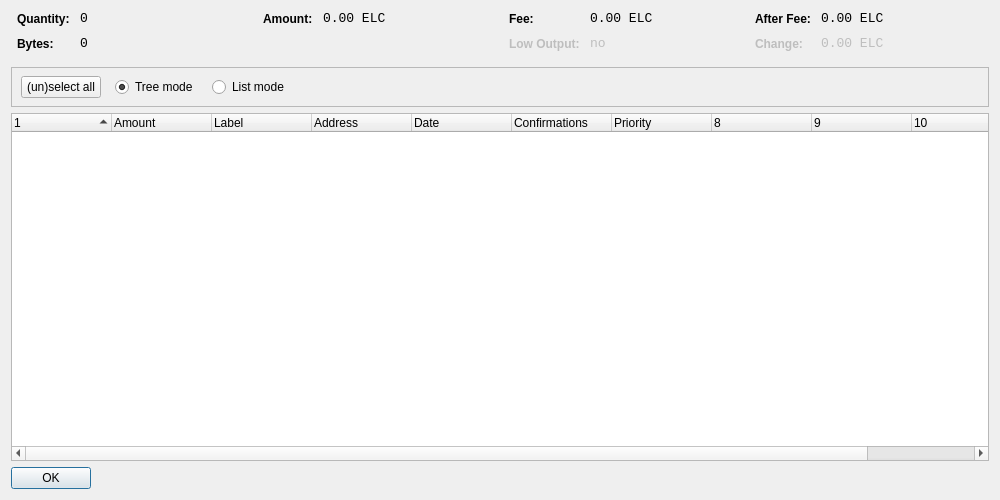
<?xml version="1.0" encoding="UTF-8"?>
<ui version="4.0">
 <class>CoinControlDialog</class>
 <widget class="QDialog" name="CoinControlDialog">
  <property name="geometry">
   <rect>
    <x>0</x>
    <y>0</y>
    <width>1000</width>
    <height>500</height>
   </rect>
  </property>
  <property name="windowTitle">
   <string>Coin Control</string>
  </property>
  <layout class="QVBoxLayout" name="verticalLayout">
   <item>
    <layout class="QHBoxLayout" name="horizontalLayoutTop" stretch="0,0,0,0">
     <property name="topMargin">
      <number>0</number>
     </property>
     <property name="bottomMargin">
      <number>10</number>
     </property>
     <item>
      <layout class="QFormLayout" name="formLayoutCoinControl1">
       <property name="horizontalSpacing">
        <number>10</number>
       </property>
       <property name="verticalSpacing">
        <number>10</number>
       </property>
       <property name="leftMargin">
        <number>6</number>
       </property>
       <property name="rightMargin">
        <number>6</number>
       </property>
       <item row="0" column="0">
        <widget class="QLabel" name="labelCoinControlQuantityText">
         <property name="styleSheet">
          <string notr="true">font-weight:bold;</string>
         </property>
         <property name="text">
          <string>Quantity:</string>
         </property>
        </widget>
       </item>
       <item row="0" column="1">
        <widget class="QLabel" name="labelCoinControlQuantity">
         <property name="font">
          <font>
           <family>Monospace</family>
           <pointsize>10</pointsize>
          </font>
         </property>
         <property name="cursor">
          <cursorShape>IBeamCursor</cursorShape>
         </property>
         <property name="contextMenuPolicy">
          <enum>Qt::ActionsContextMenu</enum>
         </property>
         <property name="text">
          <string notr="true">0</string>
         </property>
         <property name="textInteractionFlags">
          <set>Qt::LinksAccessibleByMouse|Qt::TextSelectableByKeyboard|Qt::TextSelectableByMouse</set>
         </property>
        </widget>
       </item>
       <item row="1" column="0">
        <widget class="QLabel" name="labelCoinControlBytesText">
         <property name="styleSheet">
          <string notr="true">font-weight:bold;</string>
         </property>
         <property name="text">
          <string>Bytes:</string>
         </property>
        </widget>
       </item>
       <item row="1" column="1">
        <widget class="QLabel" name="labelCoinControlBytes">
         <property name="font">
          <font>
           <family>Monospace</family>
           <pointsize>10</pointsize>
          </font>
         </property>
         <property name="cursor">
          <cursorShape>IBeamCursor</cursorShape>
         </property>
         <property name="contextMenuPolicy">
          <enum>Qt::ActionsContextMenu</enum>
         </property>
         <property name="text">
          <string notr="true">0</string>
         </property>
         <property name="textInteractionFlags">
          <set>Qt::LinksAccessibleByMouse|Qt::TextSelectableByKeyboard|Qt::TextSelectableByMouse</set>
         </property>
        </widget>
       </item>
      </layout>
     </item>
     <item>
      <layout class="QFormLayout" name="formLayoutCoinControl2">
       <property name="horizontalSpacing">
        <number>10</number>
       </property>
       <property name="verticalSpacing">
        <number>10</number>
       </property>
       <property name="leftMargin">
        <number>6</number>
       </property>
       <property name="rightMargin">
        <number>6</number>
       </property>
       <item row="0" column="0">
        <widget class="QLabel" name="labelCoinControlAmountText">
         <property name="styleSheet">
          <string notr="true">font-weight:bold;</string>
         </property>
         <property name="text">
          <string>Amount:</string>
         </property>
        </widget>
       </item>
       <item row="0" column="1">
        <widget class="QLabel" name="labelCoinControlAmount">
         <property name="font">
          <font>
           <family>Monospace</family>
           <pointsize>10</pointsize>
          </font>
         </property>
         <property name="cursor">
          <cursorShape>IBeamCursor</cursorShape>
         </property>
         <property name="contextMenuPolicy">
          <enum>Qt::ActionsContextMenu</enum>
         </property>
         <property name="text">
          <string notr="true">0.00 ELC</string>
         </property>
         <property name="textInteractionFlags">
          <set>Qt::LinksAccessibleByMouse|Qt::TextSelectableByKeyboard|Qt::TextSelectableByMouse</set>
         </property>
        </widget>
       </item>
      </layout>
     </item>
     <item>
      <layout class="QFormLayout" name="formLayoutCoinControl3">
       <property name="horizontalSpacing">
        <number>10</number>
       </property>
       <property name="verticalSpacing">
        <number>10</number>
       </property>
       <property name="leftMargin">
        <number>6</number>
       </property>
       <property name="rightMargin">
        <number>6</number>
       </property>
       <item row="0" column="0">
        <widget class="QLabel" name="labelCoinControlFeeText">
         <property name="styleSheet">
          <string notr="true">font-weight:bold;</string>
         </property>
         <property name="text">
          <string>Fee:</string>
         </property>
        </widget>
       </item>
       <item row="0" column="1">
        <widget class="QLabel" name="labelCoinControlFee">
         <property name="font">
          <font>
           <family>Monospace</family>
           <pointsize>10</pointsize>
          </font>
         </property>
         <property name="cursor">
          <cursorShape>IBeamCursor</cursorShape>
         </property>
         <property name="contextMenuPolicy">
          <enum>Qt::ActionsContextMenu</enum>
         </property>
         <property name="text">
          <string notr="true">0.00 ELC</string>
         </property>
         <property name="textInteractionFlags">
          <set>Qt::LinksAccessibleByMouse|Qt::TextSelectableByKeyboard|Qt::TextSelectableByMouse</set>
         </property>
        </widget>
       </item>
       <item row="1" column="0">
        <widget class="QLabel" name="labelCoinControlLowOutputText">
         <property name="enabled">
          <bool>false</bool>
         </property>
         <property name="styleSheet">
          <string notr="true">font-weight:bold;</string>
         </property>
         <property name="text">
          <string>Low Output:</string>
         </property>
        </widget>
       </item>
       <item row="1" column="1">
        <widget class="QLabel" name="labelCoinControlLowOutput">
         <property name="enabled">
          <bool>false</bool>
         </property>
         <property name="font">
          <font>
           <family>Monospace</family>
           <pointsize>10</pointsize>
          </font>
         </property>
         <property name="cursor">
          <cursorShape>IBeamCursor</cursorShape>
         </property>
         <property name="contextMenuPolicy">
          <enum>Qt::ActionsContextMenu</enum>
         </property>
         <property name="text">
          <string notr="true">no</string>
         </property>
         <property name="textInteractionFlags">
          <set>Qt::LinksAccessibleByMouse|Qt::TextSelectableByKeyboard|Qt::TextSelectableByMouse</set>
         </property>
        </widget>
       </item>
      </layout>
     </item>
     <item>
      <layout class="QFormLayout" name="formLayoutCoinControl4">
       <property name="horizontalSpacing">
        <number>10</number>
       </property>
       <property name="verticalSpacing">
        <number>10</number>
       </property>
       <property name="leftMargin">
        <number>6</number>
       </property>
       <property name="rightMargin">
        <number>6</number>
       </property>
       <item row="0" column="0">
        <widget class="QLabel" name="labelCoinControlAfterFeeText">
         <property name="styleSheet">
          <string notr="true">font-weight:bold;</string>
         </property>
         <property name="text">
          <string>After Fee:</string>
         </property>
        </widget>
       </item>
       <item row="0" column="1">
        <widget class="QLabel" name="labelCoinControlAfterFee">
         <property name="font">
          <font>
           <family>Monospace</family>
           <pointsize>10</pointsize>
          </font>
         </property>
         <property name="cursor">
          <cursorShape>IBeamCursor</cursorShape>
         </property>
         <property name="contextMenuPolicy">
          <enum>Qt::ActionsContextMenu</enum>
         </property>
         <property name="text">
          <string notr="true">0.00 ELC</string>
         </property>
         <property name="textInteractionFlags">
          <set>Qt::LinksAccessibleByMouse|Qt::TextSelectableByKeyboard|Qt::TextSelectableByMouse</set>
         </property>
        </widget>
       </item>
       <item row="1" column="0">
        <widget class="QLabel" name="labelCoinControlChangeText">
         <property name="enabled">
          <bool>false</bool>
         </property>
         <property name="styleSheet">
          <string notr="true">font-weight:bold;</string>
         </property>
         <property name="text">
          <string>Change:</string>
         </property>
        </widget>
       </item>
       <item row="1" column="1">
        <widget class="QLabel" name="labelCoinControlChange">
         <property name="enabled">
          <bool>false</bool>
         </property>
         <property name="font">
          <font>
           <family>Monospace</family>
           <pointsize>10</pointsize>
          </font>
         </property>
         <property name="cursor">
          <cursorShape>IBeamCursor</cursorShape>
         </property>
         <property name="contextMenuPolicy">
          <enum>Qt::ActionsContextMenu</enum>
         </property>
         <property name="text">
          <string notr="true">0.00 ELC</string>
         </property>
         <property name="textInteractionFlags">
          <set>Qt::LinksAccessibleByMouse|Qt::TextSelectableByKeyboard|Qt::TextSelectableByMouse</set>
         </property>
        </widget>
       </item>
      </layout>
     </item>
    </layout>
   </item>
   <item>
    <widget class="QFrame" name="frame">
     <property name="minimumSize">
      <size>
       <width>0</width>
       <height>40</height>
      </size>
     </property>
     <property name="frameShape">
      <enum>QFrame::StyledPanel</enum>
     </property>
     <property name="frameShadow">
      <enum>QFrame::Sunken</enum>
     </property>
     <widget class="QWidget" name="horizontalLayoutWidget">
      <property name="geometry">
       <rect>
        <x>10</x>
        <y>0</y>
        <width>781</width>
        <height>41</height>
       </rect>
      </property>
      <layout class="QHBoxLayout" name="horizontalLayoutPanel" stretch="0,0,0,0,0">
       <property name="spacing">
        <number>14</number>
       </property>
       <item>
        <widget class="QPushButton" name="pushButtonSelectAll">
         <property name="sizePolicy">
          <sizepolicy hsizetype="Maximum" vsizetype="Fixed">
           <horstretch>0</horstretch>
           <verstretch>0</verstretch>
          </sizepolicy>
         </property>
         <property name="text">
          <string>(un)select all</string>
         </property>
        </widget>
       </item>
       <item>
        <widget class="QRadioButton" name="radioTreeMode">
         <property name="sizePolicy">
          <sizepolicy hsizetype="Maximum" vsizetype="Fixed">
           <horstretch>0</horstretch>
           <verstretch>0</verstretch>
          </sizepolicy>
         </property>
         <property name="text">
          <string>Tree mode</string>
         </property>
         <property name="checked">
          <bool>true</bool>
         </property>
        </widget>
       </item>
       <item>
        <widget class="QRadioButton" name="radioListMode">
         <property name="sizePolicy">
          <sizepolicy hsizetype="Maximum" vsizetype="Fixed">
           <horstretch>0</horstretch>
           <verstretch>0</verstretch>
          </sizepolicy>
         </property>
         <property name="text">
          <string>List mode</string>
         </property>
        </widget>
       </item>
       <item>
        <spacer name="horizontalSpacer">
         <property name="orientation">
          <enum>Qt::Horizontal</enum>
         </property>
         <property name="sizeHint" stdset="0">
          <size>
           <width>40</width>
           <height>20</height>
          </size>
         </property>
        </spacer>
       </item>
      </layout>
     </widget>
    </widget>
   </item>
   <item>
    <widget class="CoinControlTreeWidget" name="treeWidget">
     <property name="contextMenuPolicy">
      <enum>Qt::CustomContextMenu</enum>
     </property>
     <property name="sortingEnabled">
      <bool>false</bool>
     </property>
     <property name="columnCount">
      <number>11</number>
     </property>
     <attribute name="headerShowSortIndicator" stdset="0">
      <bool>true</bool>
     </attribute>
     <attribute name="headerStretchLastSection">
      <bool>false</bool>
     </attribute>
     <column>
      <property name="text">
       <string/>
      </property>
     </column>
     <column>
      <property name="text">
       <string>Amount</string>
      </property>
     </column>
     <column>
      <property name="text">
       <string>Label</string>
      </property>
     </column>
     <column>
      <property name="text">
       <string>Address</string>
      </property>
     </column>
     <column>
      <property name="text">
       <string>Date</string>
      </property>
     </column>
     <column>
      <property name="text">
       <string>Confirmations</string>
      </property>
      <property name="toolTip">
       <string>Confirmed</string>
      </property>
     </column>
     <column>
      <property name="text">
       <string>Priority</string>
      </property>
     </column>
     <column>
      <property name="text">
       <string/>
      </property>
     </column>
     <column>
      <property name="text">
       <string/>
      </property>
     </column>
     <column>
      <property name="text">
       <string/>
      </property>
     </column>
     <column>
      <property name="text">
       <string/>
      </property>
     </column>
    </widget>
   </item>
   <item>
    <widget class="QDialogButtonBox" name="buttonBox">
     <property name="sizePolicy">
      <sizepolicy hsizetype="Maximum" vsizetype="Fixed">
       <horstretch>0</horstretch>
       <verstretch>0</verstretch>
      </sizepolicy>
     </property>
     <property name="orientation">
      <enum>Qt::Horizontal</enum>
     </property>
     <property name="standardButtons">
      <set>QDialogButtonBox::Ok</set>
     </property>
    </widget>
   </item>
  </layout>
 </widget>
 <customwidgets>
  <customwidget>
   <class>CoinControlTreeWidget</class>
   <extends>QTreeWidget</extends>
   <header>coincontroltreewidget.h</header>
  </customwidget>
 </customwidgets>
 <resources/>
 <connections/>
</ui>
